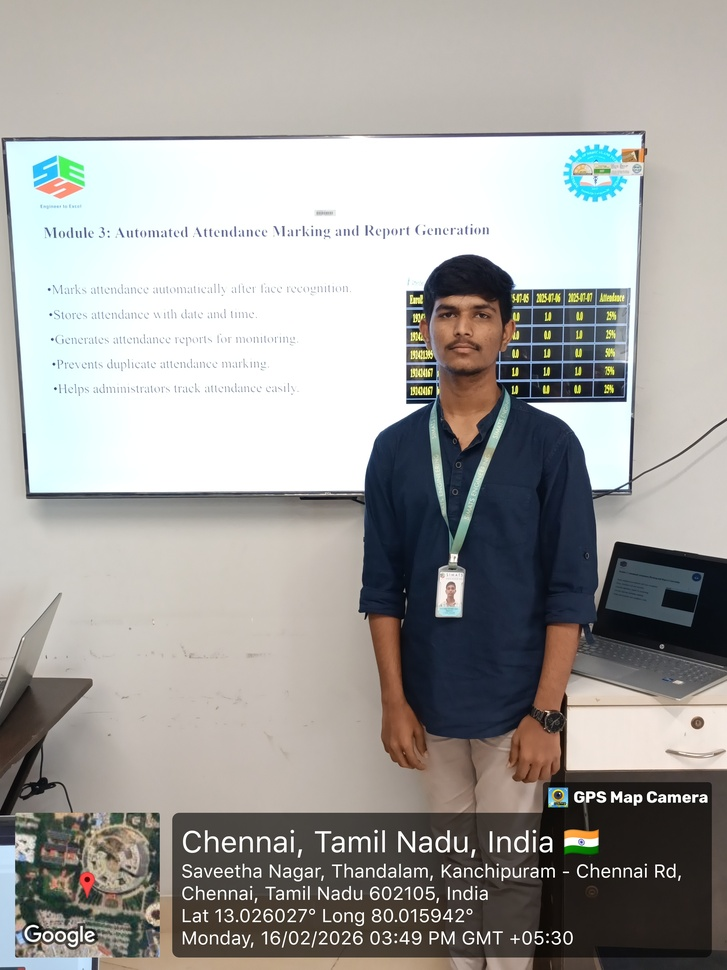
#> input picture CAPSTONE/20260216_34926PMByGPSMapCamera.jpg, 727 x 970 px, shrunk from 2448 x 3264 before the run, found by its file name
$ jupyter execute ACTIVITY.ipynb   (shell and % lines are left out)
#> lines starting #> are read from the running program, lines starting #| are printed output that depends on the picture; after the words box and inside, x2 and y2 are one past the last pixel; in counts of white or black regions, pixels touching at a corner belong together
<a href="https://colab.research.google.com/github/vikranth1106/DSA0216/blob/main/ACTIVITY.ipynb" target="_parent"></a>

ACTIVITY-1

IMAGE SEGMENTIOV IN OPEN CV

**DESCRIPTION:**

**Image Segmentation**

This program performs automatic image segmentation using OTSU thresholding and morphological operations.

**1: Original Image**

Displays the uploaded input image.

This is the raw image before processing.

**2: Mask Image**

Generated using OTSU thresholding.

Separates foreground and background automatically.

White region → Detected object

Black region → Background

Morphological closing is applied to remove small holes and noise.

**3: Segmented Image**

The mask is applied to the original image.

Only the detected foreground object remains visible.

Background is removed (set to black).

**4: Saved Output**

The final segmented image is saved as:

segmented_output.png

[cell 1]
from PIL import Image
import numpy as np
import cv2
import matplotlib.pyplot as plt
from google.colab import files
uploaded = files.upload()
#> the answer given: 20260216_34926PMByGPSMapCamera.jpg
image_path = list(uploaded.keys())[0]
pil_img = Image.open(image_path).convert("RGB")
#> pil_img is the input picture: PIL image 727x970 RGB; mean R, G, B 162.4, 161, 157.9
img = np.array(pil_img)
original = img.copy()
gray = cv2.cvtColor(img, cv2.COLOR_RGB2GRAY)
blur = cv2.GaussianBlur(gray, (5,5), 0)
_, thresh = cv2.threshold(
    blur, 0, 255,
    cv2.THRESH_BINARY + cv2.THRESH_OTSU
)
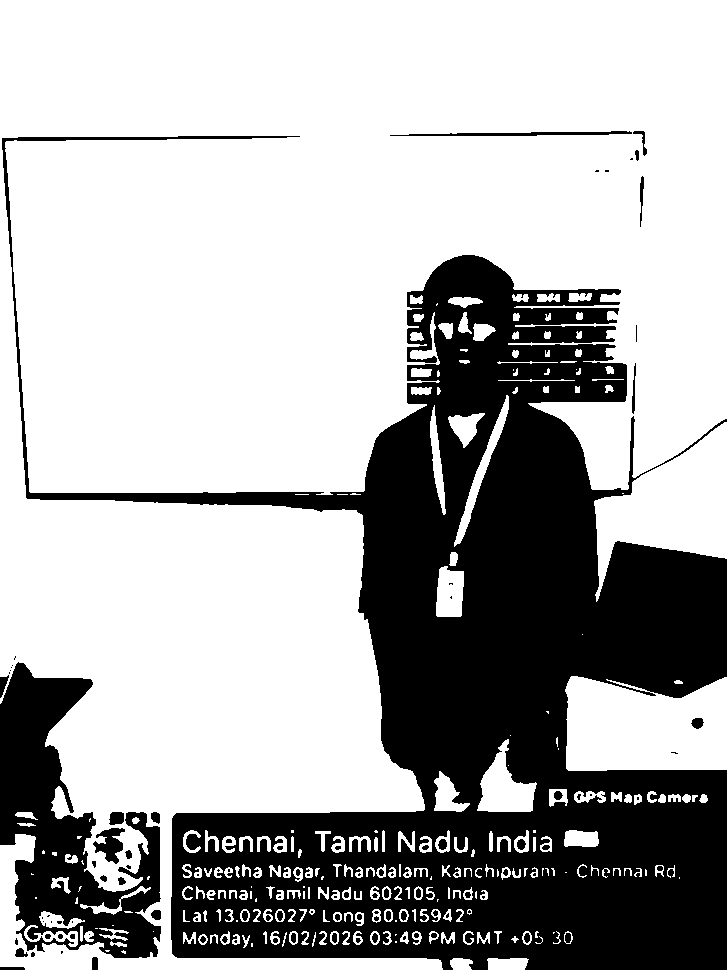
#> thresh: shape (970, 727); 67.8% white; 108 black regions (51 under 20 px), largest, box (x1, y1, x2, y2) and area: (2, 136, 727, 970) 200752, (0, 662, 161, 958) 21970, (390, 131, 632, 136) 642
kernel = np.ones((3,3), np.uint8)
mask = cv2.morphologyEx(thresh, cv2.MORPH_CLOSE, kernel, iterations=2)
#> mask: shape (970, 727); 69.7% white; 55 black regions, largest, box (x1, y1, x2, y2) and area: (26, 255, 727, 970) 188022, (0, 663, 161, 958) 20358, (518, 326, 607, 343) 1311
mask_binary = mask // 255
segmented = original * np.stack([mask_binary]*3, axis=-1)
segmented_pil = Image.fromarray(segmented.astype(np.uint8))
segmented_pil.save("segmented_output.png")
plt.figure(figsize=(12,4))
plt.subplot(1,3,1)
plt.title("Original")
plt.imshow(original)
plt.axis("off")
plt.subplot(1,3,2)
plt.title("Mask")
plt.imshow(mask, cmap="gray")
plt.axis("off")
plt.subplot(1,3,3)
plt.title("Segmented")
plt.imshow(segmented)
plt.axis("off")
plt.show()

ACTIVITY-2:

COUNTER BASED IMAGE SEGMENTATION

DESCRIPTION:

Contour Detection

After running the program, the following outputs are generated:

1: Original Image

Displays the uploaded image.

This is the input image provided by the user.

2:Canny Edge Image

Shows the detected edges using Canny Edge Detection.

White lines represent object boundaries.

Noise is reduced using Gaussian Blur before edge detection.

3: Contours Detected Image

Green lines are drawn around detected object boundaries.

These lines represent the contours found in the image.

The total number of contours detected is printed in the output console.

4: Console Output

Displays:

Number of Contours Found: X

where X is the total detected objects/edges.

5: Saved Output File

The final contour image is saved as:

contour_output.png

This image contains the original picture with green contour outlines.

[cell 2]
from PIL import Image
import numpy as np
import cv2
import matplotlib.pyplot as plt
from google.colab import files
uploaded = files.upload()
#> the answer given: 20260218_84100AMByGPSMapCamera.jpg
image_path = list(uploaded.keys())[0]
pil_img = Image.open(image_path).convert("RGB")
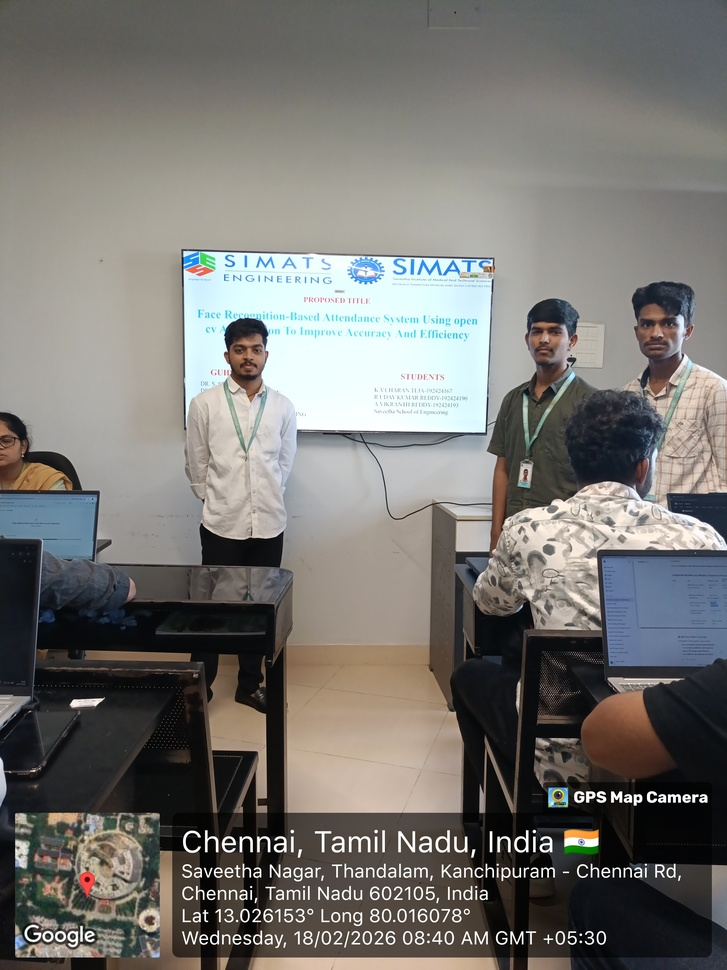
#> input picture CAPSTONE/20260218_84100AMByGPSMapCamera.jpg, 727 x 970 px, shrunk from 2448 x 3264 before the run, found by its file name
#> pil_img is the input picture: PIL image 727x970 RGB; mean R, G, B 118.8, 117.1, 113.3
img_np = np.array(pil_img)
gray = cv2.cvtColor(img_np, cv2.COLOR_RGB2GRAY)
blur = cv2.GaussianBlur(gray, (5, 5), 0)
edges = cv2.Canny(blur, 50, 150)
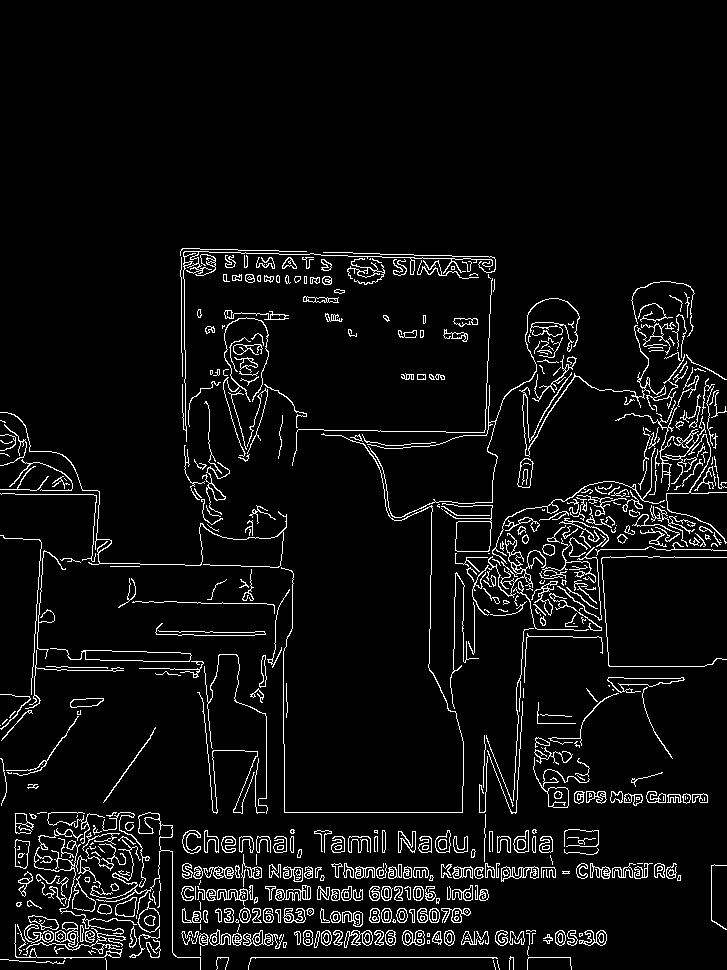
#> edges: shape (970, 727); 5.6% white in thin lines or dots, all inside (x1, y1, x2, y2) = (0, 248, 727, 970)
contours, hierarchy = cv2.findContours(
    edges,
    cv2.RETR_EXTERNAL,
    cv2.CHAIN_APPROX_SIMPLE
)
#> contours = 537 contours, 302 with area under 20; largest, box (x1, y1, x2, y2) and area: (442, 503, 493, 552) 1038, (50, 648, 192, 662) 960, (607, 677, 685, 693) 494, (533, 757, 590, 808) 422, (137, 901, 160, 933) 410
print("Number of Contours Found:", len(contours))
#| Number of Contours Found: 537
contour_img = img_np.copy()
cv2.drawContours(contour_img, contours, -1, (0, 255, 0), 2)
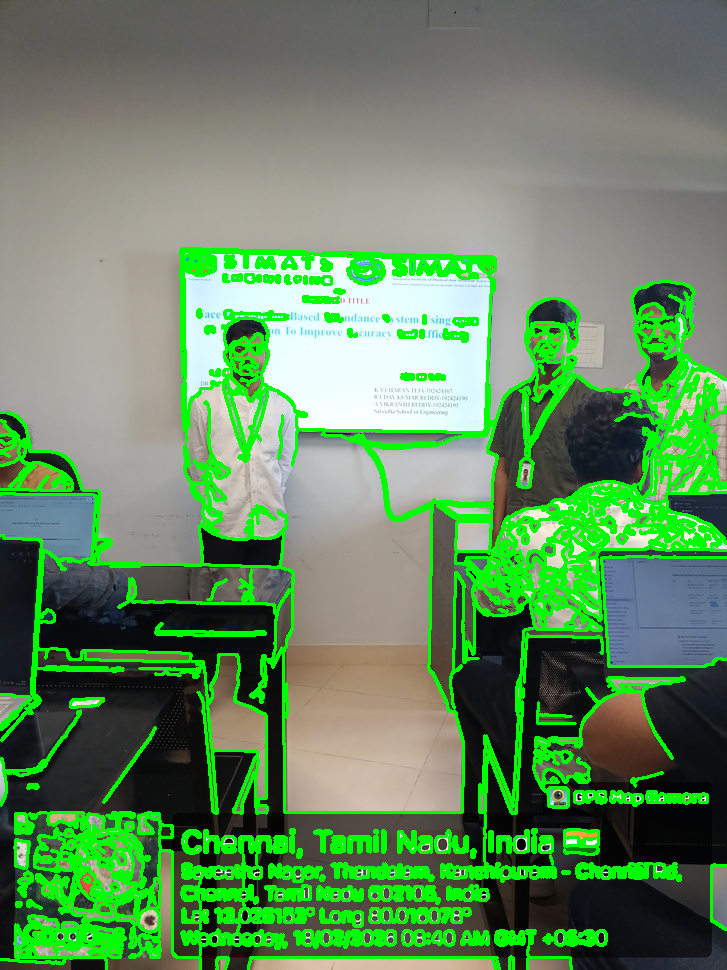
#> contour_img: shape (970, 727, 3); 16.02% of pixels changed, all inside (x1, y1, x2, y2) = (0, 247, 727, 970)
plt.figure(figsize=(15,5))
plt.subplot(1,3,1)
plt.imshow(img_np)
plt.title("Original Image")
plt.axis("off")
plt.subplot(1,3,2)
plt.imshow(edges, cmap='gray')
plt.title("Canny Edge")
plt.axis("off")
plt.subplot(1,3,3)
plt.imshow(contour_img)
plt.title("Contours Detected")
plt.axis("off")
plt.show()
cv2.imwrite("contour_output.png", cv2.cvtColor(contour_img, cv2.COLOR_RGB2BGR))
print("✅ Contour Detection Completed!")
print("📁 Output Saved as contour_output.png")

ACTIVITY-3:

REGION BASED IMAGE SEGMENTATION

**Region Based Segmentation**

This program performs region-based segmentation using the Region Growing technique.

**1: Original Image**

Displays the uploaded input image.

This is the raw image before processing.

**2: Region Mask**

Generated using region growing algorithm.

White area → Detected region (similar intensity pixels).

Black area → Background.

The region expands from the selected seed point based on pixel similarity.

**3: Region Based Segmented Image**

The mask is applied to the original image.

Only the detected region remains visible.

Background is removed (appears black).

**4: Saved Output**

The final result is saved as:

region_based_output.png

[cell 3]
import cv2
import numpy as np
import matplotlib.pyplot as plt
from PIL import Image
from google.colab import files
uploaded = files.upload()
#> the answer given: 20260218_84100AMByGPSMapCamera.jpg
image_path = list(uploaded.keys())[0]
pil_img = Image.open(image_path).convert("RGB")
img = np.array(pil_img)
gray = cv2.cvtColor(img, cv2.COLOR_RGB2GRAY)
def region_growing(image, seed, threshold=10):
    h, w = image.shape
    segmented = np.zeros((h, w), np.uint8)
    visited = np.zeros((h, w), bool)
    seed_value = image[seed]
    stack = [seed]
    while stack:
        x, y = stack.pop()
        if visited[x, y]:
            continue
        visited[x, y] = True
        if abs(int(image[x, y]) - int(seed_value)) <= threshold:
            segmented[x, y] = 255
            for dx, dy in [(-1,0),(1,0),(0,-1),(0,1)]:
                nx, ny = x+dx, y+dy
                if 0 <= nx < h and 0 <= ny < w:
                    stack.append((nx, ny))
    return segmented
seed_point = (gray.shape[0]//2, gray.shape[1]//2)
#> seed_point = (485, 363)
segmented_mask = region_growing(gray, seed_point, threshold=15)
#> in region_growing, `seed_value = image[seed]`: seed_value = 185
#> after the loop in region_growing, `while stack:`:
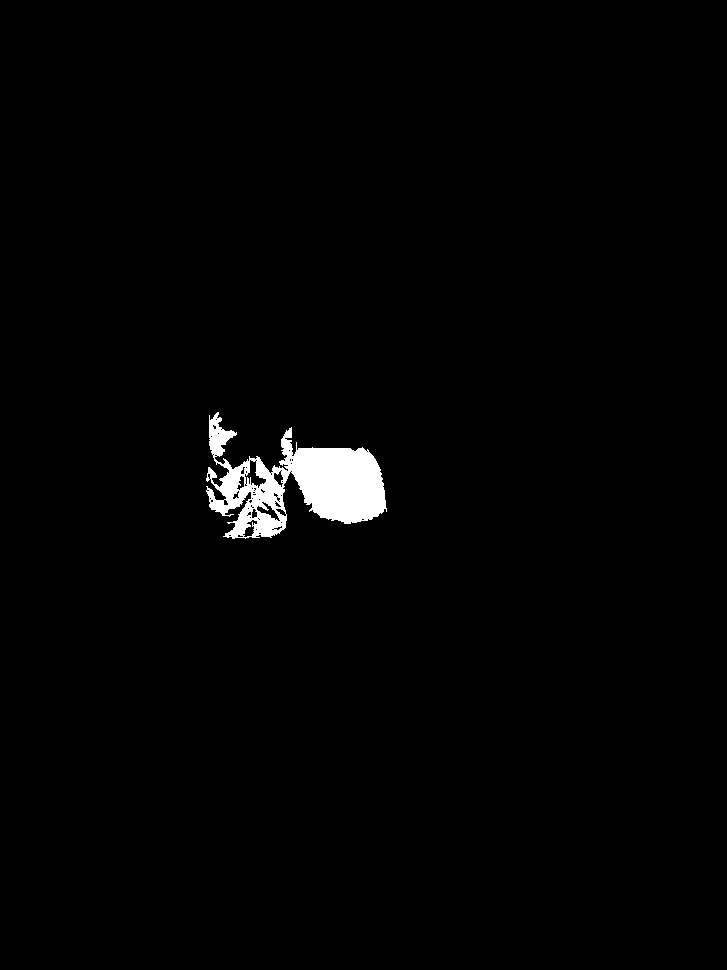
#> segmented: shape (970, 727); 1.5% white; 1 white region, box (x1, y1, x2, y2) and area: (206, 412, 387, 539) 10437
#> after the loop in region_growing, `while stack:`:
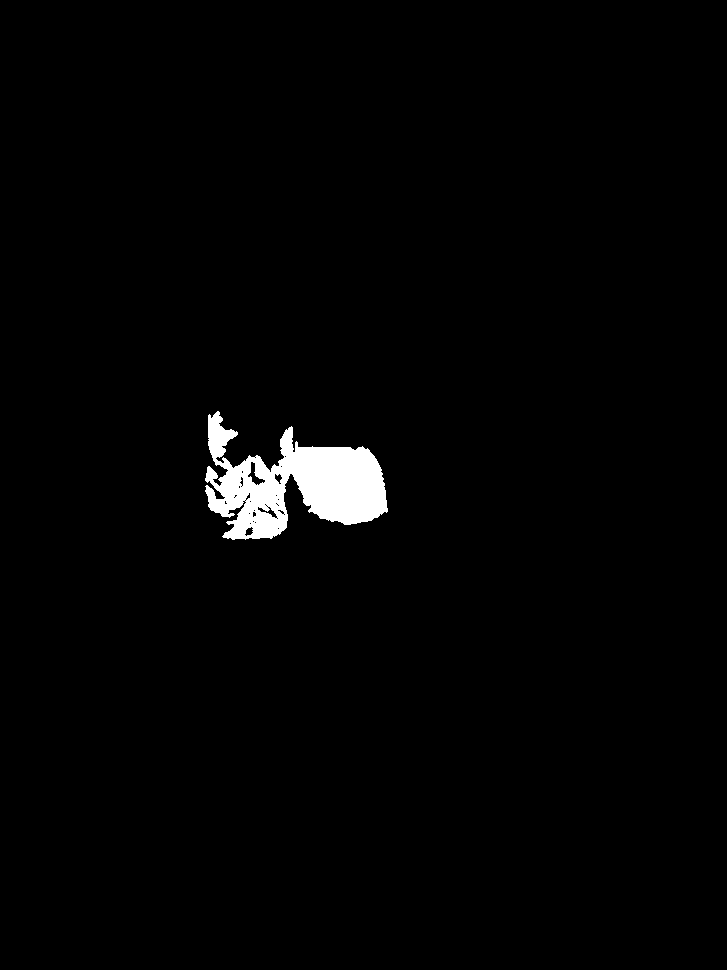
#> visited: shape (970, 727) bool; 1.7% white; 1 white region, box (x1, y1, x2, y2) and area: (205, 411, 388, 540) 12042
#> after the loop in region_growing, `while stack:`: stack = []
mask_binary = segmented_mask // 255
segmented_img = img * np.stack([mask_binary]*3, axis=-1)
plt.figure(figsize=(15,5))
plt.subplot(1,3,1)
plt.title("Original Image")
plt.imshow(img)
plt.axis("off")
plt.subplot(1,3,2)
plt.title("Region Mask")
plt.imshow(segmented_mask, cmap="gray")
plt.axis("off")
plt.subplot(1,3,3)
plt.title("Region Based Segmentation")
plt.imshow(segmented_img)
plt.axis("off")
plt.show()
output = Image.fromarray(segmented_img.astype(np.uint8))
output.save("region_based_output.png")
print("✅ Region-Based Detection Completed!")
print("📁 Output saved as region_based_output.png")
